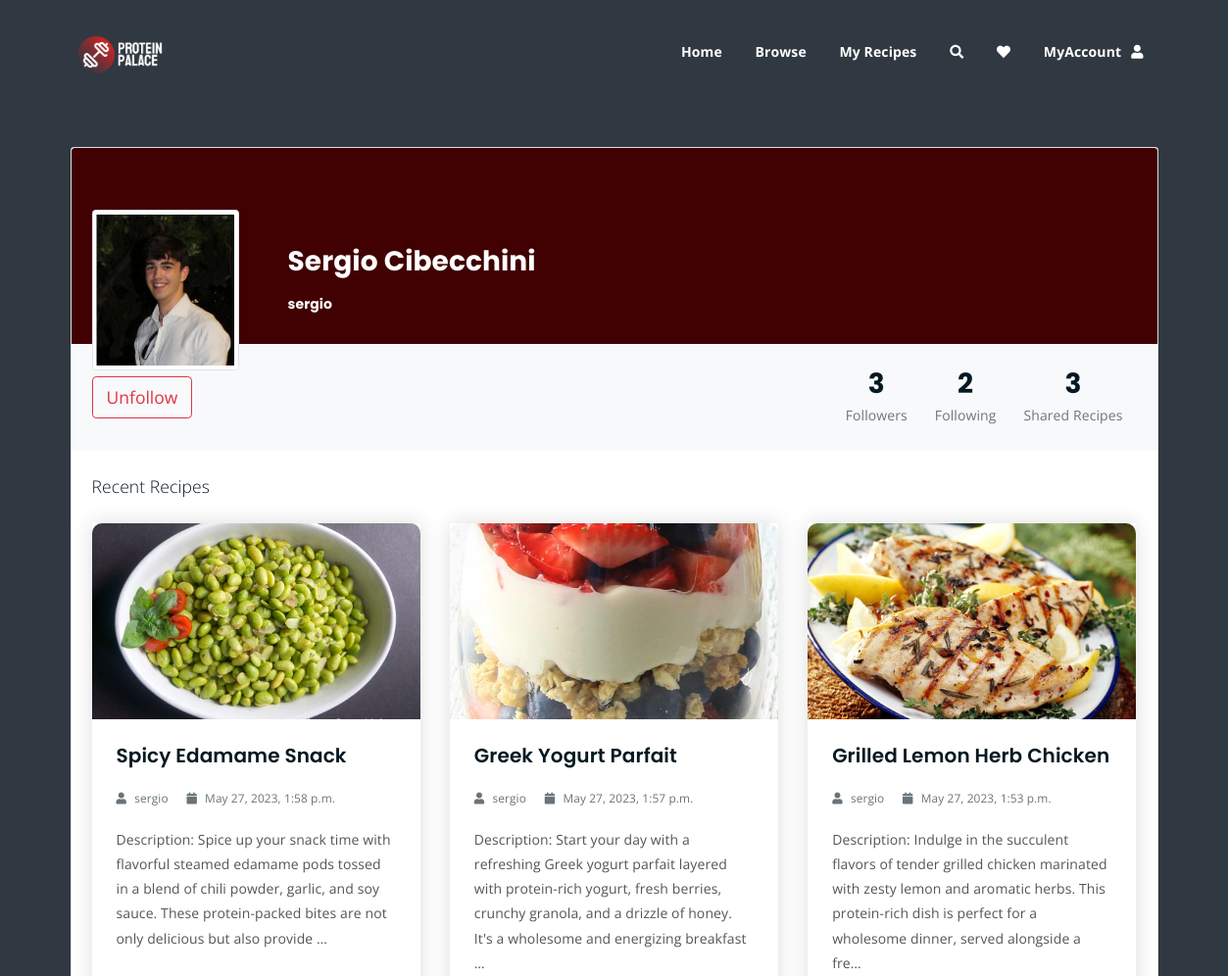
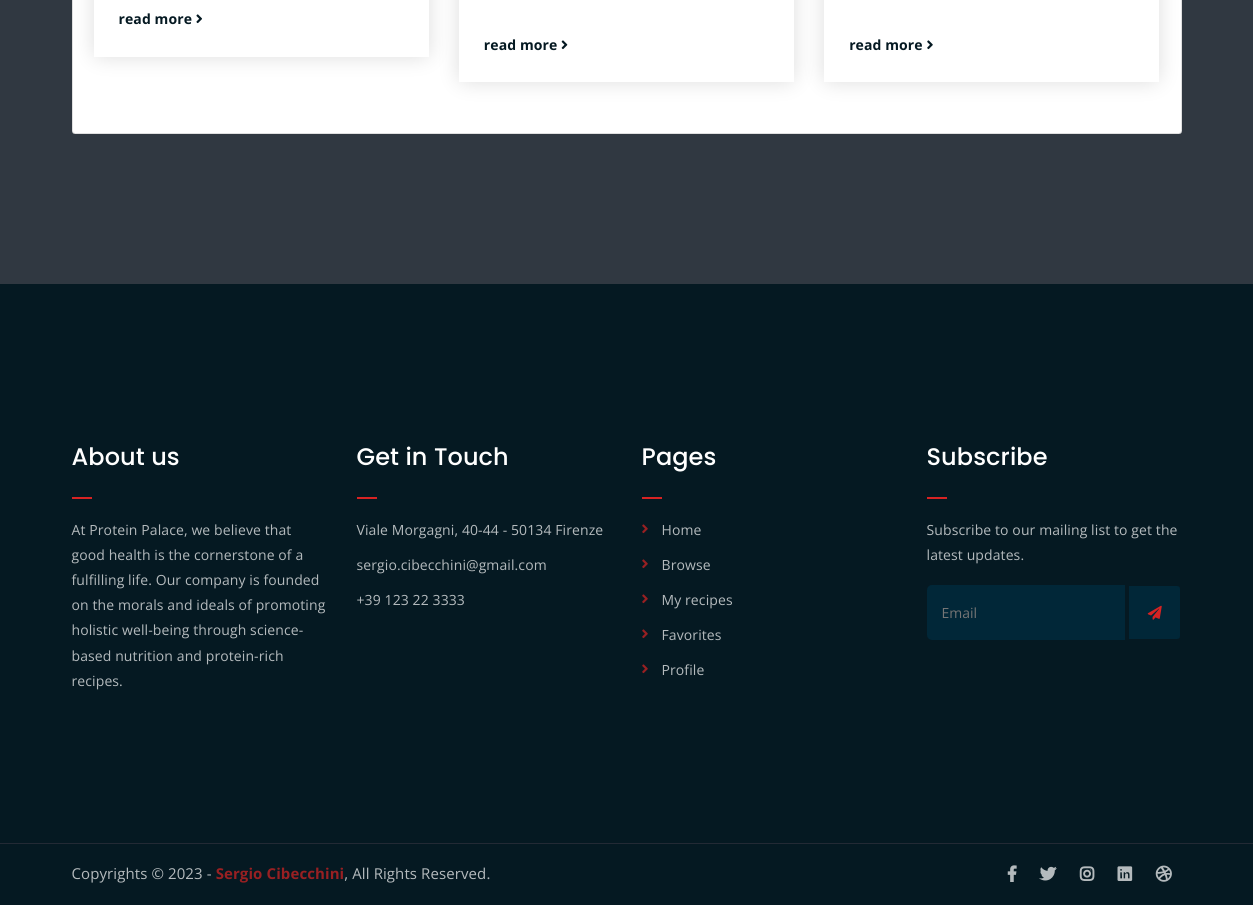
Screenshot of /profile/sergio/ (signed in) with the database file from the repository (2 pictures, top to bottom).
### ProteinPalaceApp/models.py (models this page shows, shortened)
class UserProfile(models.Model):
    user = models.OneToOneField(User, on_delete=models.CASCADE)
    following = models.ManyToManyField(User, related_name='followers', blank=True)
    favouriteRecipes = models.ManyToManyField('Recipe')
    profilePicture = models.ImageField(upload_to=user_profile_picture_filename, blank=True)
    createdAt = models.DateTimeField(auto_now_add=True)
    updatedAt = models.DateTimeField(auto_now=True)

class Recipe(models.Model):
    user = models.ForeignKey(User, on_delete=models.SET_NULL, null=True)
    name = models.CharField(max_length=255)
    image = models.ImageField(upload_to=recipe_image_filename)
    description = models.TextField()
    category = models.ForeignKey('Category', on_delete=models.CASCADE)
    comments = models.ManyToManyField('Comment', blank=True)
    createdAt = models.DateTimeField(auto_now_add=True)
    updatedAt = models.DateTimeField(auto_now=True)

### users/views.py (the view)
# urls.py: path('profile/<str:username>/', user_views.profile, name='profile'),
@login_required
def profile(request, username):
    if request.method == 'POST':
        form = ProfilePictureForm(request.POST, request.FILES)
        if form.is_valid():
            profile_picture = form.cleaned_data['profilePicture']
            user_profile = request.user.userprofile
            user_profile.profilePicture = profile_picture
            user_profile.save()
            messages.success(request, 'Your profile picture has been updated!')
            return redirect('profile', username=request.user.username)
        elif 'follow' in request.POST:
            user = get_object_or_404(User, username=username)
            if request.user != user:
                request.user.userprofile.following.add(user)
        elif 'unfollow' in request.POST:
            user = get_object_or_404(User, username=username)
            request.user.userprofile.following.remove(user)
    else:
        form = ProfilePictureForm()
    user = get_object_or_404(User, username=username)
    recipes = Recipe.objects.filter(user=user).order_by('-createdAt')[:3]
    context = {'user': user,
               'title': user.username,
               'recipes': recipes,
               'form': form
              }
    return render(request, 'users/profile.html', context=context)

### users/forms.py
class ProfilePictureForm(forms.ModelForm):
    profilePicture = forms.ImageField(
        label='Change profile picture',
        widget=forms.ClearableFileInput(attrs={'class': 'btn ', 'accept': 'image/*'})
    )
    class Meta:
        model = UserProfile
        fields = ('profilePicture',)

### templates/users/profile.html (shortened to what this page needs)
{% extends 'index.html' %}
{%load static %}
{% block content %}
<section  class= "profile-container">
    <div class="container py-12 h-100">
      <div class="row d-flex justify-content-center align-items-center h-100">
        <div class="col col-lg-12 col-xl-12 mt-150 mb-150">
          <div class="card">
            <div class="rounded-top text-white d-flex flex-row" style="background-color: #410001; height:200px;">
                <div class=" ml-4 ms-4 mt-5 d-flex flex-column" style="width: 200px;">
                  {% if user.userprofile.profilePicture %}
                  <img src="{{ user.userprofile.profilePicture.url }}"
                  alt="Profile Picture"
                  class="img-fluid img-thumbnail mt-4 mb-2"
                  style="width: 150px; z-index: 1">
                  {% else %}
                  <img src="{% static 'img/placeholder.webp' %}"
                  alt="Profile Picture"
                  class="img-fluid img-thumbnail mt-4 mb-2 ml-4"
                  style="width: 150px; z-index: 1">
                  {% endif %}
              </div>
              <div class="ms-3" style="margin-top: 100px;">
                <h3 style="color:white;">{{ user.first_name }} {{ user.last_name }}</h5>
                <h6 style="color:white;">{{ user.username }}</h6>
              </div>
            </div>
            <div class="p-4 text-black" style="background-color: #f8f9fa;">
              <div class="d-flex justify-content-between text-center py-1">
                {% if request.user == user %}
                <div class="align-self-start">
                    <form method="post" enctype="multipart/form-data" id="profile-picture-form" class="d-flex flex-column mt-3" action="{% url 'profile' user.username %}">
                        {% csrf_token %}
                        <div class="input-group mb-3 align-items-center">
                            <button type="submit" class="btn btn-outline-dark" data-mdb-ripple-color="dark">Upload Image</button>
                            {{ form.profilePicture }}
                        </div>
                    </form>
                </div>
                {% else %}
                <div class="d-flex align-items-center">
                    {% if request.user.is_authenticated %}
                    {% if request.user != user %}
                    <form method="post">
                        {% if user in request.user.userprofile.following.all %}
                        <button type="submit" class="btn boxed-btn mr-1 btn-outline-danger btn-lg" name="unfollow">Unfollow</button>
                        {% else %}
                        <button type="submit" class="btn boxed-btn mr-1 btn-outline-danger active btn-lg" name="follow">Follow</button>
                        {% endif %}
                    </form>
                    {% endif %}
                    {% else %}
                    <a href="{% url 'login' %}" class="btn boxed-btn mr-1 btn-outline-danger active btn-lg">Follow</a>
                    {% endif %}
                </div>
                {% endif %}
                <div class="ml-auto d-flex">
                  <div class="px-3">
                    <p class="mb-1 h3">{{ user.userprofile.user.followers.count }}</p>
                    <p class="medium text-muted mb-0">Followers</p>
                  </div>
                  <div class="px-3">
                    <p class="mb-1 h3">{{ user.userprofile.following.count }}</p>
                    <p class="medium text-muted mb-0">Following</p>
                  </div>
                  <div class="px-3">
                    <p class="mb-1 h3">{{ user.recipe_set.count }}</p>
                    <p class="medium text-muted mb-0">Shared Recipes</p>
                  </div>
                </div>
              </div>
            </div>
            <div class="card-body p-4 text-black">
              <div class="d-flex justify-content-between align-items-center mb-4">
                  <p class="lead fw-normal mb-0">Recent Recipes</p>
              </div>
              <div class="row g-2">
                  {% for recipe in recipes %}
                  <div class="col-lg-4 col-md-6">
                    <div class="single-latest-news">
                        <a href="{% if recipe.pk %} {% url 'recipe-detail' recipe.pk %}{% endif %}">
                            <div class="latest-news-bg" style="background-image: url('{{ recipe.image.url }}');"></div>
                        </a>
                        <div class="news-text-box">
                            <h3><a href="{% if recipe.pk %} {% url 'recipe-detail' recipe.pk %}{% endif %}">{{ recipe.name }}</a></h3>
                            <p class="blog-meta">
                                <span class="author"><i class="fas fa-user"></i> {{ recipe.user.username }}</span>
                                <span class="date"><i class="fas fa-calendar"></i> {{ recipe.createdAt }}</span>
                            </p>
                            <p class="excerpt">{{ recipe.description |truncatechars:200 }}</p>
                            <a href="{% if recipe.pk %} {% url 'recipe-detail' recipe.pk %}{% endif %}" class="read-more-btn">read more <i class="fas fa-angle-right"></i></a>
                        </div>
                    </div>
                </div>
                  {% endfor %}
              </div>
          </div>
          </div>
        </div>
      </div>
    </div>
  </section>
{% endblock %}

### static/styles/main.css (style rules this page uses)
:root { --website-accents: #D72323; --website-hover: #F2F2F2; --website-background: #303841; --website-text: #EEEEEE; --website-touches: #3A4750; }
html { font-size: 14px; font-weight: 400; line-height: 28px; height: 100%; }
body { font-family: "Open Sans", sans-serif; font-weight: 400; font-size: 1rem; letter-spacing: 0.1px; line-height: 1.8; color: var(--website-background); overflow-x: hidden; }
body img { max-width: 100%; }
a { cursor: pointer; text-decoration: none; -webkit-transition: all 0.2s ease-in-out; -o-transition: all 0.2s ease-in-out; transition: all 0.2s ease-in-out; }
h1, .h1, h2, .h2, h3, .h3, h4, .h4, h5, .h5, h6, .h6 { font-family: "Poppins", sans-serif; font-weight: 700; margin: 0 0 1.25rem 0; color: #051922; }
h1:last-child, .h1:last-child, h2:last-child, .h2:last-child, h3:last-child, .h3:last-child, h4:last-child, .h4:last-child, h5:last-child, .h5:last-child, h6:last-child, .h6:last-child { margin: 0; }
h3, .h3 { font-size: 2rem; font-weight: 700; line-height: 2.25rem; }
h6, .h6 { font-size: 1rem; font-weight: 700; line-height: 1.5rem; }
p { font-family: "Open Sans", sans-serif; font-weight: 400; font-size: 1rem; letter-spacing: 0.1px; line-height: 1.8; color: #051922; margin: 0 0 1.25rem 0; }
p:last-child { margin: 0; }
.mt-150 { margin-top: 150px; }
.mb-150 { margin-bottom: 150px; }
a.read-more-btn { display: inline-block; margin-top: 15px; color: #051922; -webkit-transition: 0.3s; -o-transition: 0.3s; transition: 0.3s; font-weight: 700; }
.latest-news-bg { -webkit-transition: 0.3s; -o-transition: 0.3s; transition: 0.3s; }
.single-latest-news { -webkit-box-shadow: 0 0 20px #dddddd; box-shadow: 0 0 20px #dddddd; -webkit-transition: 0.3s; -o-transition: 0.3s; transition: 0.3s; }
.profile-container { background-color: var(--website-background); color: var(--website-text); }
html, body { height: 100%; }
.latest-news-bg { height: 200px; background-size: cover; background-position: center; border-radius: 10px; background-color: #ddd; border-bottom-right-radius: 0; border-bottom-left-radius: 0; }
.single-latest-news h3 { font-size: 20px; line-height: 1.25em; font-weight: 600; }
.single-latest-news h3 a { color: #051922; }
p.blog-meta span { margin-right: 15px; opacity: 0.6; color: #051922; font-size: 0.85em; }
p.blog-meta span:last-child { margin-right: 0; }
p.blog-meta span i { margin-right: 5px; }
p.excerpt { line-height: 1.8; color: #555; }
.news-text-box { padding: 25px; border-bottom-left-radius: 5px; border-bottom-right-radius: 5px; }
.single-latest-news { margin-bottom: 30px; }

### rows the page displays
Recipe: image (picture), name "Spicy Edamame Snack", user.username "sergio", createdAt "May 27, 2023, 1:58 p.m.", description "Description: Spice up your snack time with flavorful steamed edamame pods tossed in a blend of chili powder, garlic, and soy sauce. These protein-packed bites are not only delicious but also provide …"
Recipe: image (picture), name "Greek Yogurt Parfait", user.username "sergio", createdAt "May 27, 2023, 1:57 p.m.", description "Description: Start your day with a refreshing Greek yogurt parfait layered with protein-rich yogurt, fresh berries, crunchy granola, and a drizzle of honey. It's a wholesome and energizing breakfast …"
Recipe: image (picture), name "Grilled Lemon Herb Chicken", user.username "sergio", createdAt "May 27, 2023, 1:53 p.m.", description "Description: Indulge in the succulent flavors of tender grilled chicken marinated with zesty lemon and aromatic herbs. This protein-rich dish is perfect for a wholesome dinner, served alongside a fre…"

### other values shown
{{ user.first_name }} "Sergio"
{{ user.last_name }} "Cibecchini"
{{ user.username }} "sergio"
{{ user.userprofile.user.followers.count }} "3"
{{ user.userprofile.following.count }} "2"
{{ user.recipe_set.count }} "3"
